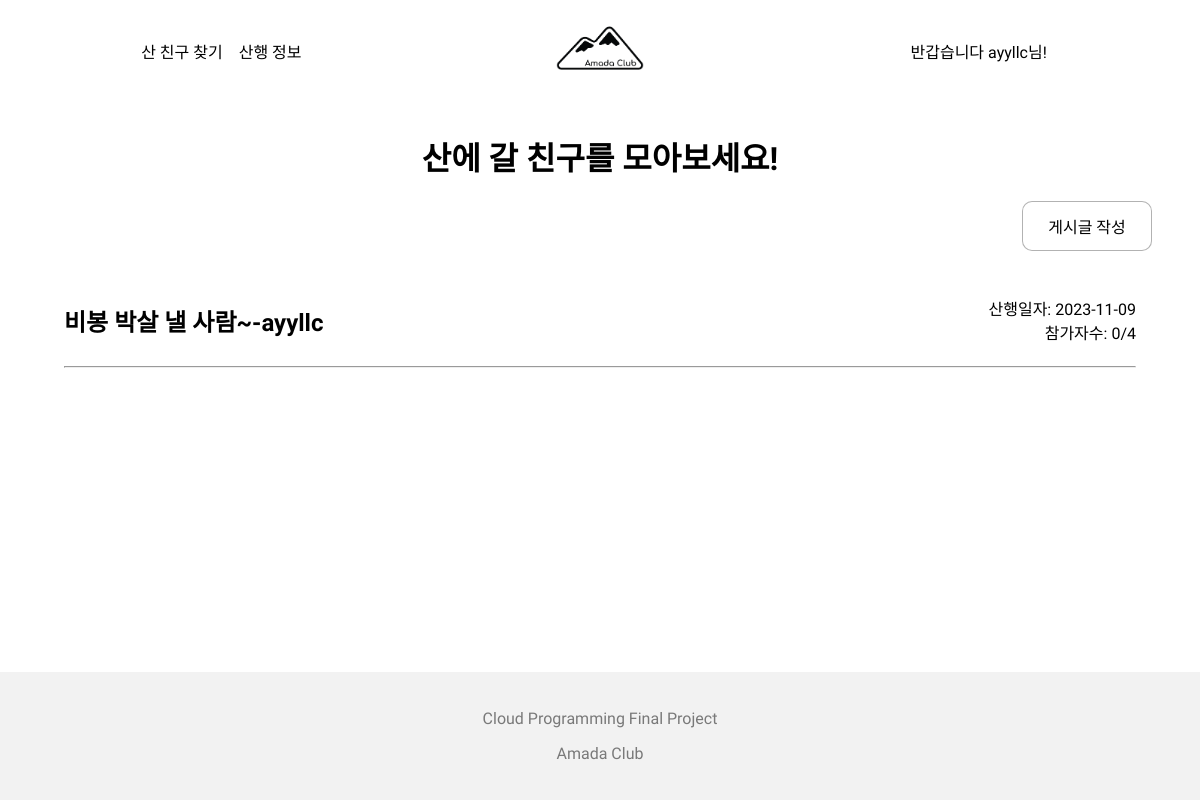
Before: /routes/ (signed in) with the older database file.
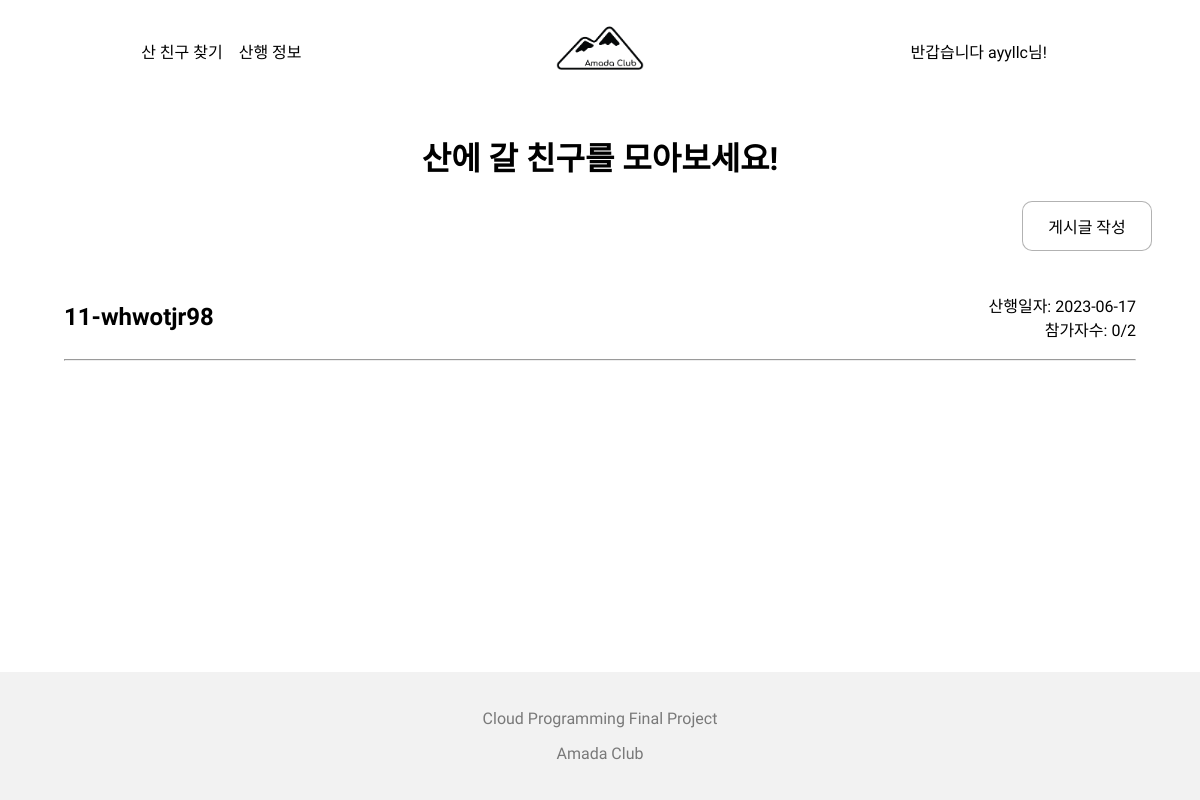
After: the same page with the newer database file.
### hiking_routes/models.py (models this page shows, shortened)
class Post(models.Model):
    title = models.CharField(max_length=50)
    author = models.ForeignKey(User, null=False, on_delete=models.CASCADE)
    content = models.TextField(max_length=500)
    image = models.ImageField(upload_to='hiking_route/images/%Y/%M/%D/', blank=True)
    created_at = models.DateTimeField(auto_now_add=True)
    updated_at = models.DateTimeField(auto_now=True)
    max_member = models.IntegerField(default=1, validators=[MinValueValidator(1)])
    date = models.CharField(max_length=50, null=False, blank=False)
    start_point = models.CharField(max_length=30)
    end_point = models.CharField(max_length=30)
    def get_absolute_url(self):
        return f'/routes/{self.pk}'

### hiking_routes/views.py (the view)
# urls.py: path('', views.index),
def index(request):
    if request.user.is_authenticated:
        posts = Post.objects.all().order_by('-pk')
        return render(
            request,
            'hiking_routes/index.html',
            {
                'posts': posts
            }
        )
    return redirect('/')

### hiking_routes/templates/hiking_routes/index.html
{% extends 'base/base.html' %}
{% load static %}
{% block main_area %}
    <div class="hiking-route-main-container">
        <h1>산에 갈 친구를 모아보세요!</h1>
        <div class="hiking-route-post">
            <a class="btn post-btn" href="{% url 'new_post' %}">게시글 작성</a>
        </div>
        <div class="post-box">
            {% for post in posts %}
                <a class="post" href="{{ post.get_absolute_url }}">
                    <h2>
                        {{ post.title }}-{{ post.author }}
                    </h2>
                    <div class="post-sub">
                        <span>산행일자: {{ post.date }}</span>
                        <span>참가자수: {{ post.participate_set.count }}/{{ post.max_member }}</span>
                    </div>
                </a>
                <hr>
            {% endfor %}
        </div>
    </div>
{% endblock %}

### templates/base/base.html (shortened to what this page needs)
{% load static %}
<!doctype html>
<html lang="ko">
<head>
    <link rel="stylesheet" href="{% static 'base/css/style.css' %}">
</head>
<body>
{% include 'base/navbar.html' %}
<div class="container">
    {% block main_area %}
    {% endblock %}
</div>
{% include 'base/footer.html' %}
</body>
</html>

### templates/base/navbar.html
{% load static %}
<div class="header">
    <div class="header-nav">
        {% if user.is_authenticated %}
            <a class="header-nav-anchor" href="/routes/">산 친구 찾기</a>
            <a class="header-nav-anchor" href="/info/">산행 정보</a>
        {% endif %}
    </div>
    <a href="/"><img class="logo" src="{% static 'base/image/amada_black.png' %}" ></a>
    <div class="header-nav">
        {% if user.is_authenticated %}
            <a href="/account/logout/" class="header-nav-anchor">반갑습니다 {{ user.username }}님!</a>
        {% else %}
            <a href="/account/login/" class="header-nav-anchor">로그인</a>
            <a href="/account/signup/" class="header-nav-anchor">회원가입</a>
        {% endif %}
    </div>
</div>

### templates/base/footer.html
{% load static %}
<div class="footer">
    <span>Cloud Programming Final Project</span>
    <span>Amada Club</span>
</div>

### static/base/css/style.css (style rules this page uses)
* { font-family: 'Black Han Sans', sans-serif; font-family: 'Gugi', cursive; }
html, body { margin: 0; padding: 0; height: 100vh; }
a { color: black; text-decoration: none; }
.btn { background-color: #FFF; border: 1px solid rgba(0, 0, 0, 0.3); border-radius: 10px; width: 8rem; height: 3rem; transition: all 0.4s; }
.container { padding-top: 5rem; height: auto; height: calc(100% - 13rem); padding-bottom: 8rem; }
.header { box-sizing: border-box; padding: 0 2rem; height: 5rem; width: 100%; position: fixed; display: grid; grid-template-columns: repeat(3, 1fr); place-items: center; background-color: #FFF; }
.header-nav { display: flex; align-items: center; gap: 1rem; }
.header-nav-anchor { display:inline-block; margin:0; }
.header-nav-anchor:after { display:block; content: ''; border-bottom: solid 2px #000; transform: scaleX(0); transition: transform 250ms ease-in-out; }
.logo { height: 100px; }
.footer { background-color: rgba(0, 0, 0, 0.05); height: 8rem; width: 100%; position : relative; transform : translateY(-100%); display: flex; flex-direction: column; align-items: center; justify-content: center; gap: 1rem; color: rgba(0, 0, 0, 0.5); }

### static/base/css/hiking_route.css (style rules this page uses)
.hiking-route-main-container { width: 100%; height: 100%; display: flex; flex-direction: column; align-items: center; box-sizing: border-box; padding: 2rem 3rem; }
.hiking-route-post { width: 100%; display: flex; justify-content: flex-end; }
.post-btn { display: flex; align-items: center; justify-content: center; }
.post-box { width: 100%; height: 80%; box-sizing: border-box; margin-top: 1rem; padding: 1rem; overflow-y: scroll; }
.post { display: flex; align-items: center; justify-content: space-between; }
.post-sub { display: flex; flex-direction: column; align-items: flex-end; }

Changed rows visible on the page:
removed Post: title "비봉 박살 낼 사람~", author "ayyllc", date "2023-11-09", participate_set.count "0", max_member "4"
added Post: title "11", author "whwotjr98", date "2023-06-17", participate_set.count "0", max_member "2"
